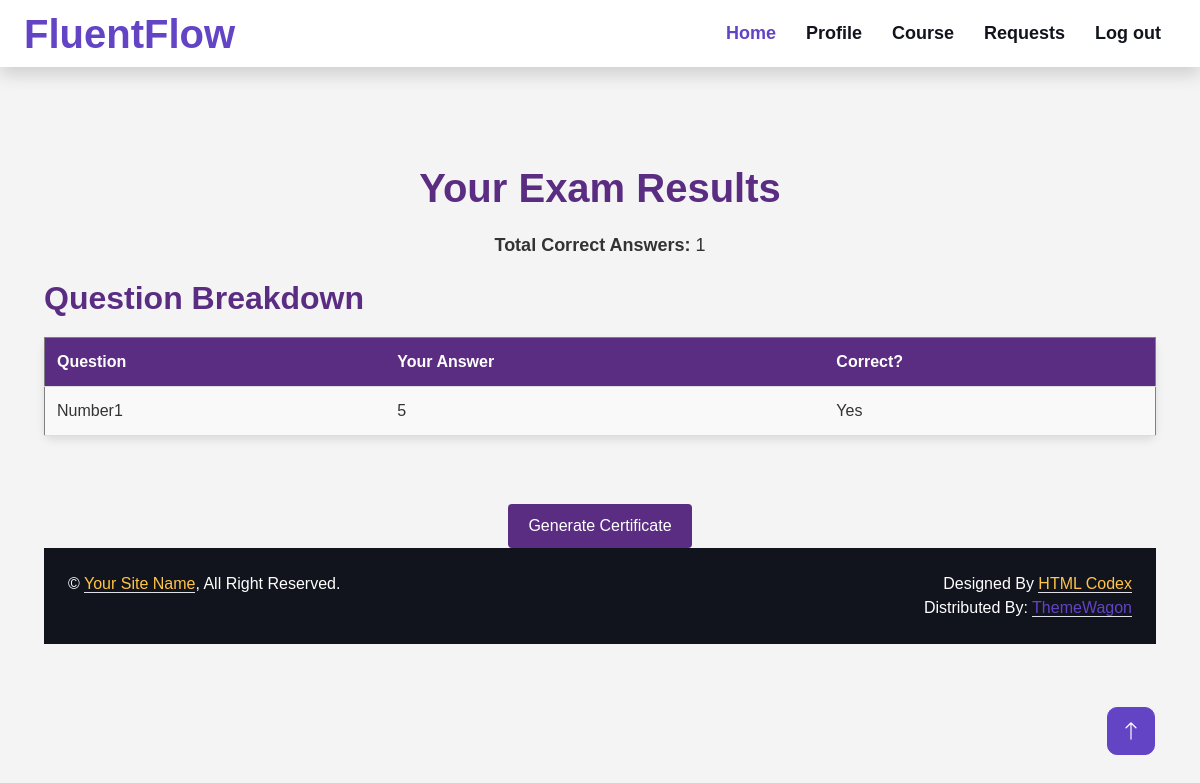
The page /Project/User/Result.php (signed in) on the database its author committed.
### tables this page shows
CREATE TABLE `tbl_exambody` (
  `exambody_id` int(11) NOT NULL,
  `examhead_id` int(11) NOT NULL,
  `question_id` int(11) NOT NULL,
  `choice_id` int(11) NOT NULL,
  `is_correct_choice_id` int(11) NOT NULL
);

CREATE TABLE `tbl_question` (
  `question_id` int(11) NOT NULL,
  `question_content` varchar(100) NOT NULL,
  `questionpaper_id` int(11) NOT NULL
);

CREATE TABLE `tbl_choice` (
  `choice_id` int(11) NOT NULL,
  `choice_content` varchar(200) NOT NULL,
  `question_id` int(11) NOT NULL,
  `choice_status` int(11) NOT NULL DEFAULT 0
);

### Project/User/Result.php (the view, shortened to what this page needs)
<?php
include('../Assests/connection/connection.php');
include('Header.php');
$userID = $_SESSION['uid'];
$examQry = "SELECT * FROM tbl_examhead WHERE user_id = '$userID' ORDER BY examhead_id DESC LIMIT 1";
$examResult = $con->query($examQry);
$examData = $examResult->fetch_assoc();
$examID = $examData['examhead_id'];
$bodyQry = "SELECT *
            FROM tbl_exambody b
            INNER JOIN tbl_question q ON b.question_id = q.question_id
            INNER JOIN tbl_choice c ON b.choice_id = c.choice_id
            WHERE b.examhead_id = '$examID'";
$bodyResult = $con->query($bodyQry);
$correctCountQry = "SELECT COUNT(*) as correct_count
                    FROM tbl_exambody
                    WHERE examhead_id = '$examID' AND is_correct_choice_id = 1";
$correctResult = $con->query($correctCountQry);
$correctCountData = $correctResult->fetch_assoc();
$totalCorrect = $correctCountData['correct_count'];
?>
<!DOCTYPE html>
<html lang="en">
<head>
</head>
<body>
    <h1>Your Exam Results</h1>
    <p><strong>Total Correct Answers: </strong><?php echo $totalCorrect; ?></p>
    <h2>Question Breakdown</h2>
    <table border="1">
        <tr>
            <th>Question</th>
            <th>Your Answer</th>
            <th>Correct?</th>
        </tr>
        <?php while ($row = $bodyResult->fetch_assoc()) { ?>
        <tr>
            <td><?php echo htmlspecialchars($row['question_content']); ?></td>
            <td><?php echo htmlspecialchars($row['choice_content']); ?></td>
            <td><?php echo ($row['is_correct_choice_id'] == 1) ? 'Yes' : 'No'; ?></td>
        </tr>
        <?php } ?>
    </table>
    <br><br>
    <form action="Certificate.php" method="POST">
        <input type="submit" value="Generate Certificate">
    </form>
</body>
</html>
<?php
include('Footer.php');
?>

### Project/Assests/Templates/Main/css/style.css (style rules this page uses)
:root { --primary: #6244C5; --secondary: #FFC448; --light: #FAFAFB; --dark: #12141D; }

### Project/User/Result.php (style rules this page uses)
body { font-family: Arial, sans-serif; background-color: #f4f4f4; margin: 0; padding: 20px; color: #333; }
h1 { color: #5a2d82; text-align: center; margin-bottom: 20px; }
h2 { color: #5a2d82; margin-top: 20px; }
table { width: 100%; border-collapse: collapse; margin: 20px 0; background-color: #ffffff; border-radius: 8px; box-shadow: 0 4px 8px rgba(0, 0, 0, 0.1); }
th, td { padding: 12px; text-align: left; border-bottom: 1px solid #ddd; }
th { background-color: #5a2d82; color: #ffffff; }
tr:nth-child(even) { background-color: #f9f9f9; }
form { text-align: center; }
input[type="submit"] { background-color: #5a2d82; color: #ffffff; border: none; padding: 10px 20px; border-radius: 4px; font-size: 16px; cursor: pointer; }
p { font-size: 18px; text-align: center; margin-top: 20px; }

### rows shown on the page
tbl_exambody: question.question_content "Number1", choice.choice_content "5", is_correct_choice_id "Yes"

### other values the page prints
$totalCorrect "1"
